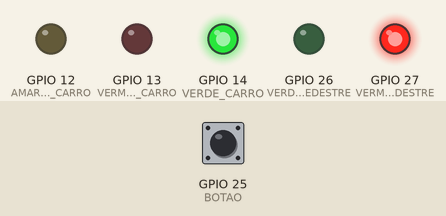
Simulated run of this program. Board: ESP32. Parts: output pins drawn as LEDs (lit = HIGH). Dashed ring = blinking. The test bench sets the inputs (shaded band); at power-on: GPIO 25 (BOTAO) HIGH.

Above: at 1.2 s.
1.3 s: GPIO 25 (BOTAO) pulled LOW for 0.15 s
At 2.9 s:
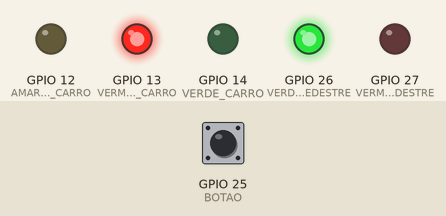
At 6.6 s:
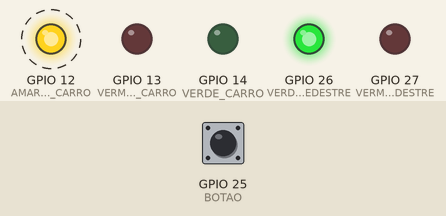
Timing chart, 0 to 13.3 s (numbered marks = the images above; inputs shaded):
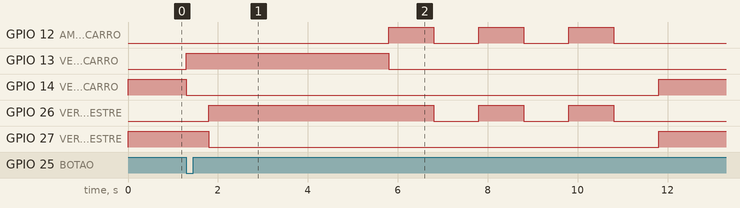

Measured:
- after the input at 1.3 s, GPIO 12 (AMARELO_CARRO): alternates HIGH for 1.0 s and LOW for 1.0 s, 6 changes in all, then stays LOW, starting after 4.5 s; GPIO 13 (VERMELHO_CARRO): LOW → HIGH at once, → LOW 4.5 s later

The program:

main.cpp
```cpp
#include <Arduino.h>

#define VERMELHO_CARRO 13
#define AMARELO_CARRO 12
#define VERDE_CARRO 14
#define VERMELHO_PEDESTRE 27
#define VERDE_PEDESTRE 26
#define BOTAO 25

void setup() {
  Serial.begin(9600);

  pinMode(VERMELHO_CARRO, OUTPUT);
  pinMode(AMARELO_CARRO, OUTPUT);
  pinMode(VERDE_CARRO, OUTPUT);
  pinMode(VERMELHO_PEDESTRE, OUTPUT);
  pinMode(VERDE_PEDESTRE, OUTPUT);
  pinMode(BOTAO, INPUT_PULLUP);
}

void loop() {
  int leituraBotao = digitalRead(BOTAO);

  digitalWrite(VERDE_CARRO, HIGH);
  digitalWrite(VERMELHO_PEDESTRE, HIGH);

  if (leituraBotao == LOW) {
    digitalWrite(VERDE_CARRO, LOW);
    digitalWrite(VERMELHO_CARRO, HIGH);
    delay(500);
    digitalWrite(VERMELHO_PEDESTRE, LOW);
    digitalWrite(VERDE_PEDESTRE, HIGH);
    delay(4000);
    digitalWrite(VERMELHO_CARRO, LOW);

    for (int i = 0; i < 3; i++) {
      digitalWrite(AMARELO_CARRO, HIGH);
      delay(1000);
      digitalWrite(AMARELO_CARRO, LOW);
      digitalWrite(VERDE_PEDESTRE, LOW);
      delay(1000);
      digitalWrite(VERDE_PEDESTRE, HIGH);
    }

    digitalWrite(VERDE_CARRO, HIGH);
    digitalWrite(VERDE_PEDESTRE, LOW);
    digitalWrite(VERMELHO_PEDESTRE, HIGH);
  }
}
```
